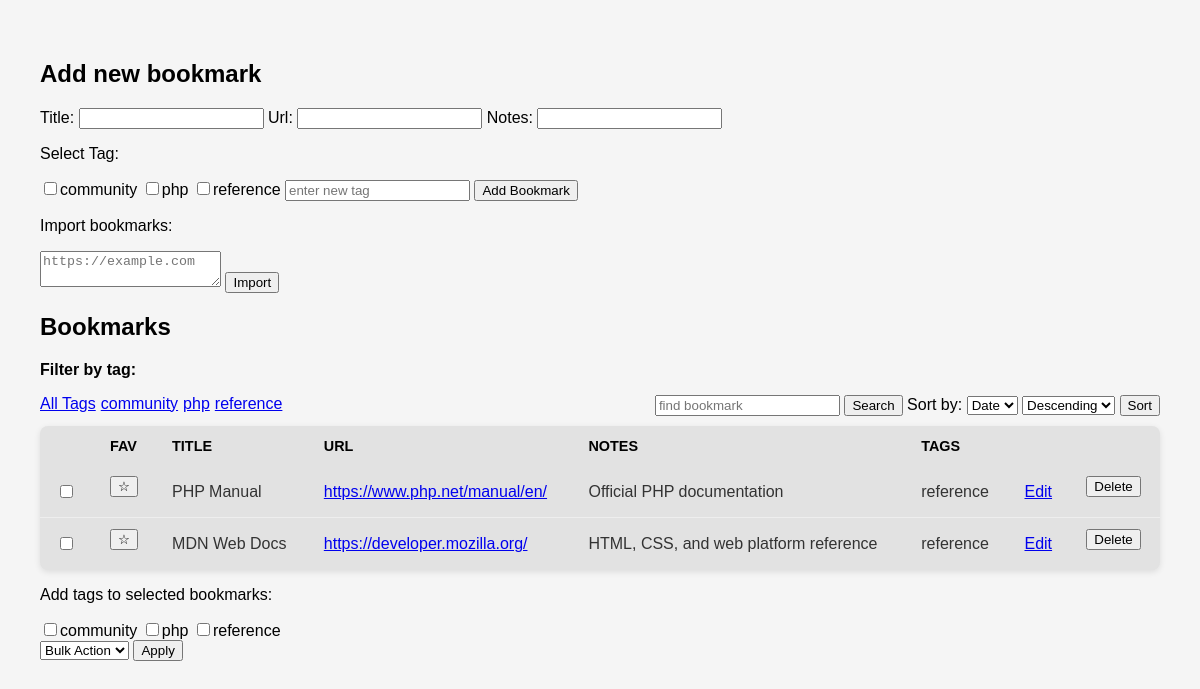
/index.php?tag=reference, run on the app's committed database.
### tables this page shows
CREATE TABLE IF NOT EXISTS tags (
    id INT AUTO_INCREMENT PRIMARY KEY,
    name VARCHAR(100) NOT NULL UNIQUE
);

CREATE TABLE IF NOT EXISTS bookmarks (
    id INT AUTO_INCREMENT PRIMARY KEY,
    title VARCHAR(255) NOT NULL,
    url VARCHAR(2048) NOT NULL,
    notes TEXT DEFAULT NULL,
    created_at TIMESTAMP DEFAULT CURRENT_TIMESTAMP,
    favourite TINYINT(4) NOT NULL DEFAULT 0
);

### public/index.php (the view, shortened to what this page needs)
<?php
require __DIR__ . "/db.php";
$allowedSort = [
    "title" => "bookmarks.title",
    "date"=> "bookmarks.created_at"
];
$sortKey = trim($_GET["sort"] ?? "date");
$sortColumn = $allowedSort[$sortKey] ?? $allowedSort["date"];
$dir = trim($_GET["dir"] ?? "");
$dir = in_array($dir, ["desc", "asc"]) ? $dir : "desc";
$page = max(1, (int) ($_GET["page"] ?? 1));
$perPage = max(1, min(100, (int) ($_GET['per_page'] ?? 10)));
$offset = ($page - 1) * $perPage;
$search = trim($_GET["search"] ?? "");
$tagFilter = trim($_GET["tag"] ?? "");
$conditions = [];
$params = [];
if ($tagFilter !== "") {
    $conditions[] = "tags.name = :tag";
    $params[":tag"] = $tagFilter;
}
$sql = " FROM bookmarks
        LEFT JOIN bookmark_tags
        ON bookmarks.id = bookmark_tags.bookmark_id
        LEFT JOIN tags
        ON bookmark_tags.tag_id = tags.id ";
$whereClause = "";
if (!empty($conditions)) {
    $whereClause = " WHERE " . implode(" AND ", $conditions);
}
$mainSql = "SELECT bookmarks.*,
        GROUP_CONCAT(tags.name ORDER BY tags.name SEPARATOR ', ') AS tag_names " . $sql . $whereClause .
        " GROUP BY bookmarks.id
          ORDER BY favourite DESC, $sortColumn $dir
          LIMIT :limit OFFSET :offset";
$listStmt = $pdo->prepare($mainSql);
foreach ($params as $key => $value) {
    $listStmt->bindValue($key, $value, PDO::PARAM_STR);
}
$listStmt->bindValue(":limit", $perPage, PDO::PARAM_INT);
$listStmt->bindValue(":offset", $offset, PDO::PARAM_INT);
$listStmt->execute();
$bookmarks = $listStmt->fetchAll();
$tagsStmt = $pdo->query("SELECT * FROM tags");
$tags = $tagsStmt->fetchAll();
?>
<!DOCTYPE html>
<html lang="en">
<head>
</head>
<body>
    <h2>Add new bookmark</h2>
        <form method="POST">
            <label for="title">Title:</label>
                <input type="text" name="title" id="title" required>
            <label for="url">Url:</label>
                <input type="text" name="url" id="url" required>
            <label for="notes">Notes:</label>
            <input type="text" name="notes" id="notes">
        <p>Select Tag:</p>
        <?php foreach ($tags as $tag) : ?>
            <label>
                <input type="checkbox" name="tags[]" value="<?= $tag["id"] ?>"><?=htmlspecialchars($tag["name"]) ?>
            </label>
        <?php endforeach; ?>
        <input type="text" name="new_tag" placeholder="enter new tag">
        <input type="submit" value="Add Bookmark">
    </form>
    <p>Import bookmarks:</p>
    <form method="POST" action="import.php" style="display:inline" id="import-url">
        <textarea name="url" placeholder="https://example.com"></textarea>
        <input type="submit" value="Import" form="import-url">
    </form>
    <h2>Bookmarks</h2>
    <p><strong>Filter by tag:</strong></p>
    <div class="bar">
        <div class="tag-filter">
            <a href="index.php">All Tags</a>
            <?php foreach ($tags as $tag) : ?>
                <a href="index.php?tag=<?= htmlspecialchars($tag["name"]) ?>"><?= htmlspecialchars($tag["name"]) ?></a>
            <?php endforeach; ?>
        </div>
        <form method="GET">
            <input type="text" name="search" value="<?= htmlspecialchars($search)?>" placeholder="find bookmark">
            <input type="submit" value="Search">
        <label>
            Sort by:
            <select name="sort">
                <option value="date" <?= $sortKey === "date" ? "selected" : ""?>>Date</option>
            </select>
            <select name="dir">
                <option value="desc" <?= $dir === "desc" ? "selected" : ""?>>Descending</option>
            </select>
        </label>
        <input type="submit" value="Sort">
        </form>
    </div>
        <table>
        <thead>
            <tr>
                <th></th>
                <th>FAV</th>
                <th>TITLE</th>
                <th>URL</th>
                <th>NOTES</th>
                <th>TAGS</th>
            </tr>
        </thead>
        <tbody>
            <?php foreach ($bookmarks as $bookmark) : ?>
                <tr>
                    <td>
                        <input type="checkbox" name="selected_ids[]" value="<?= htmlspecialchars($bookmark["id"])?>" form="bulk_form">
                    </td>
                    <td>
                        <form method="POST" action="actions.php">
                            <button type="submit"><?=$bookmark["favourite"] ? "&starf;" : "&star;"?></button>
                        </form>
                    </td>
                    <td><?= htmlspecialchars($bookmark["title"]?? "")?></td>
                    <td>
                        <a href="<?= htmlspecialchars($bookmark["url"]) ?>" target="_blank" rel="noopener noreferrer"><?= htmlspecialchars($bookmark["url"]?? "")?></a>
                    </td>
                    <td><?= htmlspecialchars($bookmark["notes"]?? "") ?></td>
                    <td><?= htmlspecialchars($bookmark["tag_names"]?? "") ?></td>
                    <td><a href="edit.php?id=<?= htmlspecialchars($bookmark["id"]) ?>">Edit</a></td>
                    <td>
                        <form method="POST" action="actions.php">
                            <button type="submit">Delete</button>
                        </form>
                    </td>
                </tr>
            <?php endforeach; ?>
        </tbody>
    </table>
    <form method="POST" action="actions.php" id="bulk_form">
        <div>
            <p>Add tags to selected bookmarks:</p>
            <?php foreach ($tags as $tag) : ?>
                <label>
                    <input type="checkbox" name="bulk_tags[]" value="<?= $tag["id"] ?>"><?= htmlspecialchars($tag["name"]) ?>
                </label>
            <?php endforeach; ?>
        </div>
        <select name="action">
            <option value="">Bulk Action</option>
        </select>
        <input type="submit" value="Apply">
    </form>
</body>
</html>

### public/index.php (style rules this page uses)
body { font-family: sans-serif; background: #f5f5f5; padding: 2rem; }
form { margin-bottom: 10px; }
table { width: 100%; border-collapse: collapse;background: #e2e2e2; border-radius: 8px;box-shadow: 0 2px 6px rgba(0,0,0,.1); overflow: hidden; }
th { text-align: left;padding: .75rem 1rem; font-size: .9rem; }
td { padding: .65rem 1rem; border-bottom: 1px solid #eee; color: #333; }
tr:last-child td { border-bottom: none; }
.tag-filter { display:flex; gap:5px }
.bar { display:flex; justify-content:space-between }

### data on the page
tags: name "community"
tags: name "php"
tags: name "reference"
bookmarks: title "PHP Manual", url "https://www.php.net/manual/en/", notes "Official PHP documentation", tag_names "reference"
bookmarks: title "MDN Web Docs", url "https://developer.mozilla.org/", notes "HTML, CSS, and web platform reference", tag_names "reference"
